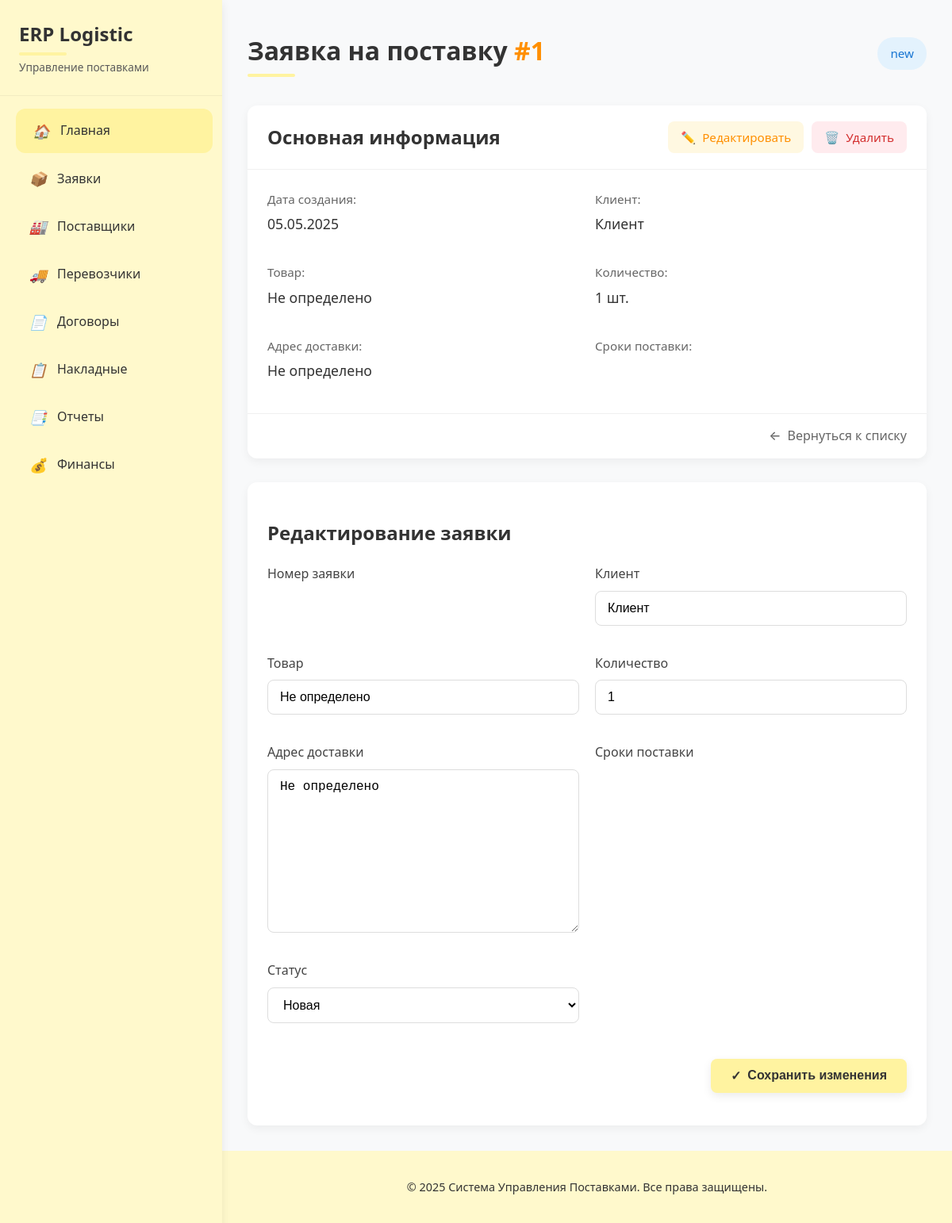
/заявки/1/ (signed in), run on the app's committed database.
### supply_chain/models.py (models this page shows, shortened)
class ЗаявкаНаПоставку(models.Model):
    class Статус(models.TextChoices):
        NEW = 'new', _('Новая')
        PROCESSING = 'processing', _('В обработке')
        DELIVERY = 'delivery', _('Доставляется')
        COMPLETED = 'completed', _('Завершена')
        CANCELED = 'canceled', _('Отменена')
    номер = models.PositiveIntegerField(
        verbose_name=_("Номер заявки"),
        unique=True,
        blank=True,  # Разрешаем пустое значение
        null=True,   # Разрешаем NULL в базе данных
        help_text="Уникальный номер заявки (генерируется автоматически)"
    )
    дата_создания = models.DateField(
        verbose_name=_("Дата создания"),
        default=timezone.now,
        help_text=_("Дата оформления заявки")
    )
    клиент = models.CharField(
        verbose_name=_("Клиент"),
        max_length=100,
        help_text=_("Наименование клиента")
    )
    плательщик = models.TextField(
        verbose_name=_("Плательщик"),
        help_text=_("Реквизиты плательщика")
    )
    адрес_отправки = models.TextField(
        verbose_name=_("Адрес отправки"),
        help_text=_("Полный адрес места отправки товара")
    )
    адрес_доставки = models.TextField(
        verbose_name=_("Адрес доставки"),
        help_text=_("Полный адрес места доставки товара")
    )
    товар = models.CharField(
        verbose_name=_("Наименование товара"),
        max_length=100,
        help_text=_("Наименование поставляемого товара")
    )
    количество = models.PositiveIntegerField(
        verbose_name=_("Количество"),
        validators=[MinValueValidator(1)],
        help_text=_("Количество товара в единицах измерения")
    )
    срок_поставки = models.DateField(
        verbose_name=_("Срок поставки"),
        help_text=_("Планируемая дата поставки")
    )
    статус = models.CharField(
        verbose_name=_("Статус заявки"),
        max_length=20,
        choices=Статус.choices,
        default=Статус.NEW,
        help_text=_("Текущий статус заявки")
    )
    комментарий = models.TextField(
        verbose_name=_("Комментарий"),
        blank=True,
        null=True,
        help_text=_("Дополнительная информация по заявке")
    )
    дата_изменения = models.DateTimeField(
        verbose_name=_("Дата последнего изменения"),
        auto_now=True,
        help_text=_("Дата и время последнего обновления заявки")
    )
    class Meta:
        verbose_name = _("Заявка на поставку")
        verbose_name_plural = _("Заявки на поставку")
        ordering = ['-дата_создания', '-номер']
        indexes = [
            models.Index(fields=['номер']),
            models.Index(fields=['статус']),
            models.Index(fields=['дата_создания']),
            models.Index(fields=['срок_поставки']),
        ]
        constraints = [
            models.CheckConstraint(
                check=models.Q(срок_поставки__gte=models.F('дата_создания')),
                name='check_delivery_date'
            )
        ]

### supply_chain/forms.py
class ЗаявкаНаПоставкуForm(forms.ModelForm):
    class Meta:
        model = ЗаявкаНаПоставку
        exclude = ['номер']
        widgets = {
            'дата_создания': forms.DateInput(attrs={'type': 'date'}),
            'срок_поставки': forms.DateInput(attrs={'type': 'date'}),
            'комментарий': forms.Textarea(attrs={'rows': 3}),
        }
    def __init__(self, *args, **kwargs):
        super().__init__(*args, **kwargs)
        if not self.instance.pk:
            self.initial['дата_создания'] = timezone.now().date()

### supply_chain/templates/supply_chain/заявка_на_поставку_detail.html (shortened to what this page needs)
{% extends 'supply_chain/base.html' %}
{% block content %}
    <div class="detail-header">
        <h1>Заявка на поставку <span class="highlight-number">#{{ заявка.номер }}</span></h1>
        <p class="status-badge status-{{ заявка.статус|lower }}">{{ заявка.статус }}</p>
    </div>
    <div class="detail-container">
        <div class="detail-card">
            <div class="card-header">
                <h2>Основная информация</h2>
                <div class="card-actions">
                    <a href="{% url 'заявка_на_поставку_update' заявка.pk %}" class="action-btn edit-btn">
                        <span class="btn-icon">✏️</span> Редактировать
                    </a>
                    <a href="{% url 'заявка_на_поставку_delete' заявка.pk %}" class="action-btn delete-btn">
                        <span class="btn-icon">🗑️</span> Удалить
                    </a>
                </div>
            </div>
            <div class="card-body">
                <div class="info-grid">
                    <div class="info-item">
                        <span class="info-label">Дата создания:</span>
                        <span class="info-value">{{ заявка.дата_создания|date:"d.m.Y" }}</span>
                    </div>
                    <div class="info-item">
                        <span class="info-label">Клиент:</span>
                        <span class="info-value">{{ заявка.клиент }}</span>
                    </div>
                    <div class="info-item">
                        <span class="info-label">Товар:</span>
                        <span class="info-value">{{ заявка.товар }}</span>
                    </div>
                    <div class="info-item">
                        <span class="info-label">Количество:</span>
                        <span class="info-value">{{ заявка.количество }} шт.</span>
                    </div>
                    <div class="info-item">
                        <span class="info-label">Адрес доставки:</span>
                        <span class="info-value">{{ заявка.адрес_доставки }}</span>
                    </div>
                    <div class="info-item">
                        <span class="info-label">Сроки поставки:</span>
                    </div>
                </div>
            </div>
            <div class="card-footer">
                <a href="{% url 'заявка_на_поставку_list' %}" class="back-btn">
                    <span class="btn-icon">←</span> Вернуться к списку
                </a>
            </div>
        </div>
        <div class="edit-section">
            <h2>Редактирование заявки</h2>
            <form method="post" class="edit-form">
                <div class="form-grid">
                    <div class="form-group">
                        <label for="{{ form.номер.id_for_label }}">Номер заявки</label>
                    </div>
                    <div class="form-group">
                        <label for="{{ form.клиент.id_for_label }}">Клиент</label>
                        {{ form.клиент }}
                    </div>
                    <div class="form-group">
                        <label for="{{ form.товар.id_for_label }}">Товар</label>
                        {{ form.товар }}
                    </div>
                    <div class="form-group">
                        <label for="{{ form.количество.id_for_label }}">Количество</label>
                        {{ form.количество }}
                    </div>
                    <div class="form-group">
                        <label for="{{ form.адрес_доставки.id_for_label }}">Адрес доставки</label>
                        {{ form.адрес_доставки }}
                    </div>
                    <div class="form-group">
                        <label for="{{ form.сроки_поставки.id_for_label }}">Сроки поставки</label>
                    </div>
                    <div class="form-group">
                        <label for="{{ form.статус.id_for_label }}">Статус</label>
                        {{ form.статус }}
                    </div>
                </div>
                <div class="form-actions">
                    <button type="submit" class="submit-btn">
                        <span class="btn-icon">✓</span> Сохранить изменения
                    </button>
                </div>
            </form>
        </div>
    </div>
{% endblock %}

### supply_chain/templates/supply_chain/base.html (style rules this page uses)
body { margin: 0; padding: 0; font-family: 'Segoe UI', Roboto, -apple-system, BlinkMacSystemFont, sans-serif; background-color: #f8f9fa; color: var(--text-dark); line-height: 1.6; }
h1, h2, h3 { color: var(--text-dark); font-weight: 600; }
h1 { font-size: 2rem; margin-bottom: 1.5rem; position: relative; padding-bottom: 0.5rem; }
h1:after { content: ''; position: absolute; bottom: 0; left: 0; width: 60px; height: 4px; background: var(--primary-hover); border-radius: 2px; }

### supply_chain/templates/supply_chain/заявка_на_поставку_detail.html (style rules this page uses)
.detail-header { display: flex; justify-content: space-between; align-items: center; margin-bottom: 30px; }
.detail-header h1 { font-size: 2rem; color: #333; margin: 0; }
.highlight-number { color: #ff8f00; }
.status-badge { display: inline-block; padding: 8px 16px; border-radius: 20px; font-size: 0.95rem; font-weight: 500; }
.status-new { background-color: #e3f2fd; color: #1976d2; }
.detail-container { display: grid; gap: 30px; }
.detail-card { background: white; border-radius: 12px; box-shadow: 0 4px 12px rgba(0,0,0,0.05); overflow: hidden; }
.card-header { display: flex; justify-content: space-between; align-items: center; padding: 20px 25px; border-bottom: 1px solid #f0f0f0; }
.card-header h2 { margin: 0; font-size: 1.5rem; color: #333; }
.card-actions { display: flex; gap: 10px; }
.action-btn { display: inline-flex; align-items: center; padding: 8px 16px; border-radius: 8px; font-weight: 500; text-decoration: none; transition: all 0.2s ease; font-size: 0.95rem; }
.edit-btn { background-color: #fff8e1; color: #ff8f00; }
.delete-btn { background-color: #ffebee; color: #d32f2f; }
.btn-icon { margin-right: 8px; }
.card-body { padding: 25px; }
.info-grid { display: grid; grid-template-columns: repeat(auto-fill, minmax(300px, 1fr)); gap: 20px; }
.info-item { margin-bottom: 15px; }
.info-label { display: block; font-weight: 500; color: #666; margin-bottom: 5px; font-size: 0.95rem; }
.info-value { display: block; font-size: 1.1rem; color: #333; }
.card-footer { padding: 15px 25px; border-top: 1px solid #f0f0f0; text-align: right; }
.back-btn { display: inline-flex; align-items: center; color: #666; text-decoration: none; transition: all 0.2s ease; font-weight: 500; }
.edit-section { background: white; padding: 25px; border-radius: 12px; box-shadow: 0 4px 12px rgba(0,0,0,0.05); }
.edit-section h2 { font-size: 1.5rem; color: #333; margin-bottom: 20px; }
.form-grid { display: grid; grid-template-columns: repeat(auto-fill, minmax(300px, 1fr)); gap: 20px; margin-bottom: 30px; }
.form-group { margin-bottom: 15px; }
.form-group label { display: block; margin-bottom: 8px; font-weight: 500; color: #444; }
.form-group input, .form-group select, .form-group textarea { width: 100%; padding: 12px 15px; border: 1px solid #ddd; border-radius: 8px; font-size: 1rem; transition: all 0.3s ease; background-color: #fff; }
.form-actions { text-align: right; }
.submit-btn { display: inline-flex; align-items: center; background-color: #fff3a0; color: #333; padding: 12px 25px; border-radius: 8px; font-weight: 600; text-decoration: none; transition: all 0.3s ease; box-shadow: 0 4px 12px rgba(0,0,0,0.08); border: none; cursor: pointer; font-size: 1rem; }

### data on the page
ЗаявкаНаПоставку: номер "1", статус "new", дата_создания "05.05.2025", клиент "Клиент", товар "Не определено", количество "1", адрес_доставки "Не определено", статус "Новая"
